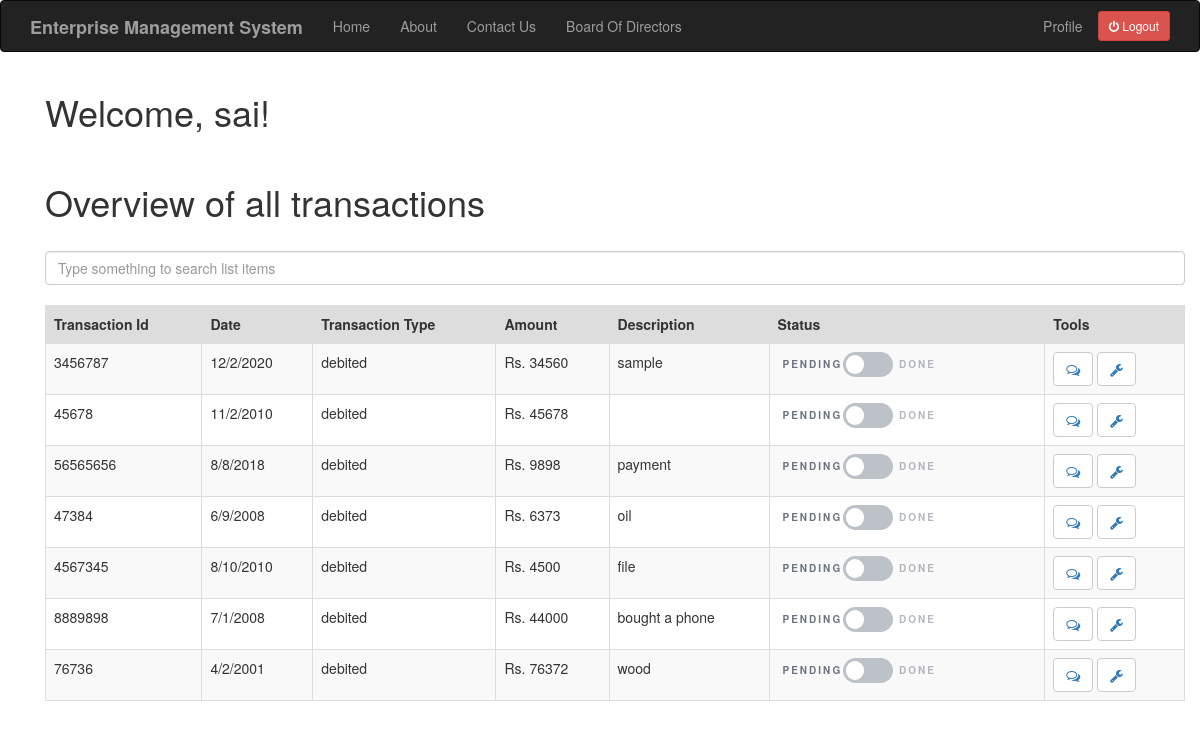
Page /acc_index (signed in) on the committed database.
### app/models.py (models this page shows, shortened)
class User(UserMixin,db.Model):
    id = db.Column(db.Integer,primary_key=True)
    username = db.Column(db.String(64), index=True,unique=True)
    email = db.Column(db.String(120),index=True,unique=True)
    password_hash = db.Column(db.String(128))
    job = db.Column(db.String(64))
    posts = db.relationship('Post',backref='author',lazy='dynamic')
    comment = db.relationship('Comment',backref='comment_by',lazy='dynamic')
    about_me = db.Column(db.String(140))
    last_seen = db.Column(db.DateTime, default=datetime.utcnow)

class Transaction(db.Model):
    id = db.Column(db.Integer,primary_key=True)
    tr_id = db.Column(db.Integer)
    date = db.Column(db.String(64))
    description = db.Column(db.String(140))
    tr_type = db.Column(db.String(64))
    amount = db.Column(db.Integer)
    valid = db.Column(db.Boolean, default=False)
    user_id = db.Column(db.Integer,db.ForeignKey('user.id'))
    comment = db.relationship('Comment',backref='comment_of',lazy='dynamic')
    document = db.relationship('Document',backref='document_of',lazy='dynamic')

### app/routes.py (the view)
@app.route('/acc_index')
@login_required
def acc_index():
    link = 3
    transaction = Transaction.query.filter_by(user_id=link)
    return render_template("acc_index.html", title='HomePage',transaction=transaction)

### app/models.py (called while the page is built)
@login.user_loader
def load_user(id):
    return User.query.get(int(id))

### app/routes.py (called while the page is built)
@app.before_request
def before_request():
    if current_user.is_authenticated:
        current_user.last_seen = datetime.utcnow()
        db.session.commit()

### app/templates/acc_index.html (shortened to what this page needs)
{% extends "base.html" %}
{% block app_content %}
<link rel="stylesheet" href="https://cdnjs.cloudflare.com/ajax/libs/font-awesome/4.7.0/css/font-awesome.min.css">
	<div class="container">
		<h1>Welcome, {{ current_user.username }}!</h1>
		<br>
		<h1>Overview of all transactions</h1>
		<br>
		<input class="form-control mb-4" id="tableSearch" type="text" placeholder="Type something to search list items">
        <br>
        <table class="table table-bordered table-striped" id="keywords" class="tablesorter">
            <thead>
                <tr style="background-color: #dddddd">
                    <th>Transaction Id</th>
                    <th>Date</th>
                    <th>Transaction Type</th>
                    <th>Amount</th>
                    <th>Description</th>
                    <th>Status</th>
                    <th>Tools</th>
                </tr>
            </thead>
            <tbody id="myTable">
            {% for po in transaction %}
                <tr>
                    <td>{{ po.tr_id }}</td>
                    <td>{{ po.date }}</td>
                    <td>{{ po.tr_type }}</td>
                    <td>Rs. {{ po.amount }}</td>
                    <td>{{ po.description }}</td>
                    <td>
                      <div class="col-sm-5">
      						      <button type="button" class="btn btn-lg btn-toggle" data-toggle="button" aria-pressed="false" autocomplete="off">
        					       <div class="handle"></div>
      						      </button>
    					        </div>
                    </td>
                    <td> <button type="button" class='btn btn-default'><a href="{{ url_for('add_comment', trans_id = po.id) }}"><i class="fa fa-comments-o" aria-hidden="true"></i></a></button>
                    <button type="button" class="btn btn-default"><a href="{{ url_for('update_status', trans_id = po.id)}}"><i class="fa fa-wrench" aria-hidden="true"></i></a></button>
                    </td>
                </tr>
            {% endfor %}
            </tbody>
        </table>
	</div>
{% endblock %}

### app/templates/acc_index.html (style rules this page uses)
.btn-toggle { margin: 0 4rem; padding: 0; position: relative; border: none; height: 1.5rem; width: 3rem; border-radius: 1.5rem; color: #6b7381; background: #bdc1c8; }
.btn-toggle:before, .btn-toggle:after { line-height: 1.5rem; width: 4rem; text-align: center; font-weight: 600; font-size: 0.75rem; text-transform: uppercase; letter-spacing: 2px; position: absolute; bottom: 0; transition: opacity 0.25s; }
.btn-toggle:before, .btn-toggle:after { color: #6b7381; }
.btn-toggle.btn-lg { margin: 0 5rem; padding: 0; position: relative; border: none; height: 2.5rem; width: 5rem; border-radius: 2.5rem; }
.btn-toggle.btn-lg:before, .btn-toggle.btn-lg:after { line-height: 2.5rem; width: 5rem; text-align: center; font-weight: 600; font-size: 1rem; text-transform: uppercase; letter-spacing: 2px; position: absolute; bottom: 0; transition: opacity 0.25s; }
.btn-toggle.btn-lg:before { content: 'Pending'; left: -6rem; }
.btn-toggle.btn-lg:after { content: 'Done'; right: -5rem; opacity: 0.5; }
.btn-toggle.btn-lg > .handle { position: absolute; top: 0.3125rem; left: 0.3125rem; width: 1.875rem; height: 1.875rem; border-radius: 1.875rem; background: #fff; transition: left 0.25s; }

### rows in the picture
User: username "sai"
Transaction: tr_id "3456787", date "12/2/2020", tr_type "debited", amount "34560", description "sample"
Transaction: tr_id "45678", date "11/2/2010", tr_type "debited", amount "45678"
Transaction: tr_id "56565656", date "8/8/2018", tr_type "debited", amount "9898", description "payment"
Transaction: tr_id "47384", date "6/9/2008", tr_type "debited", amount "6373", description "oil"
Transaction: tr_id "4567345", date "8/10/2010", tr_type "debited", amount "4500", description "file"
Transaction: tr_id "8889898", date "7/1/2008", tr_type "debited", amount "44000", description "bought a phone"
Transaction: tr_id "76736", date "4/2/2001", tr_type "debited", amount "76372", description "wood"
